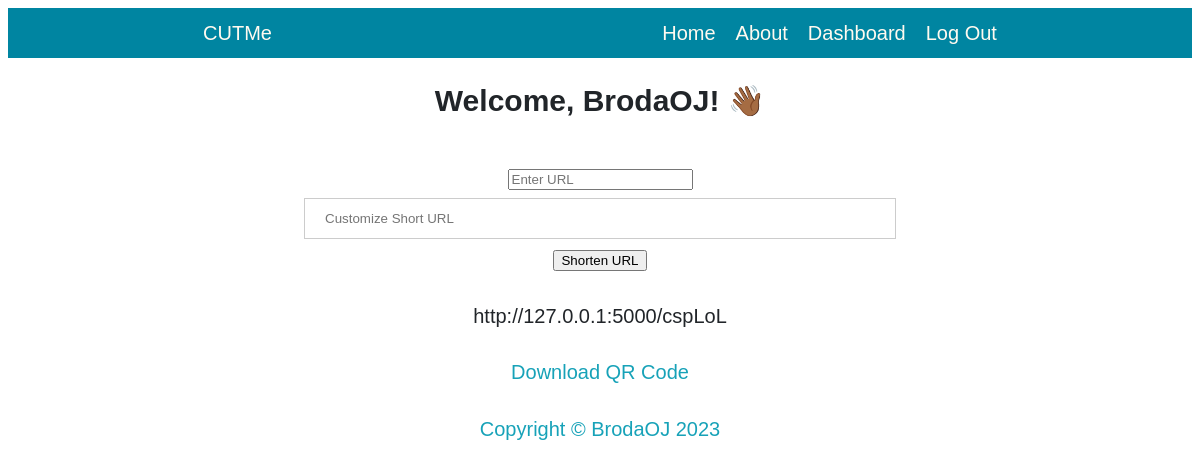
Before: / (signed in) with the older database file.
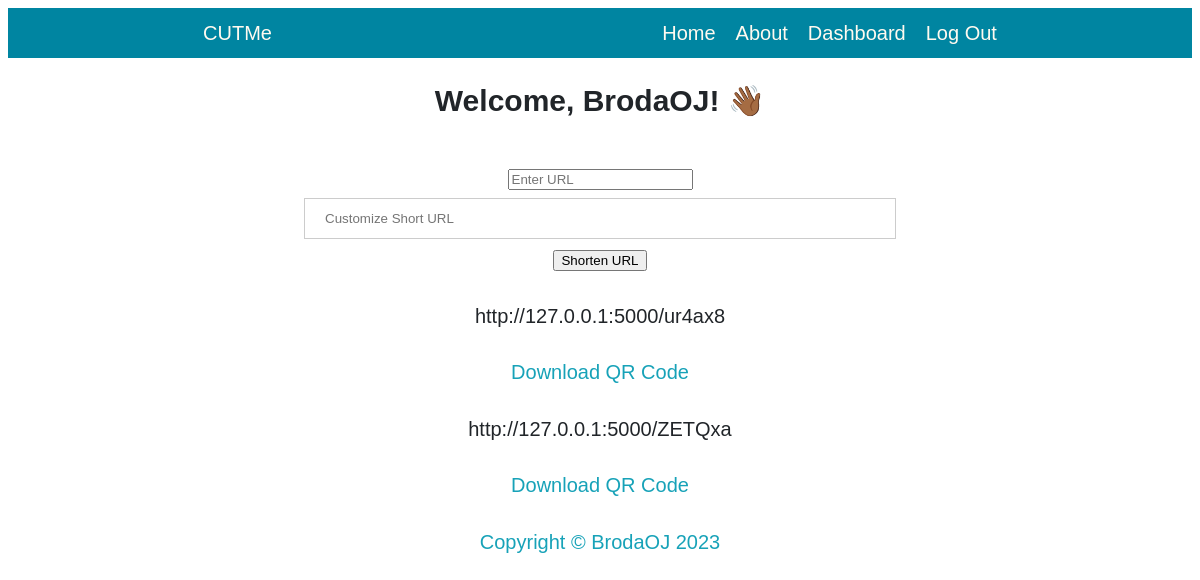
After: the same page with the newer database file.
### app.py (models this page shows, shortened)
class User(db.Model, UserMixin):
    __tablename__ = 'users'
    id = db.Column(db.Integer, primary_key=True)
    username = db.Column(db.String(50), unique=True, nullable=False)
    password = db.Column(db.String(100), nullable=False)
    created_urls = db.relationship('URL', backref='created_by', foreign_keys='URL.user_id')

class URL(db.Model):
    __tablename__ = 'urls'
    id = db.Column(db.Integer, primary_key=True)
    short_code = db.Column(db.String(6), unique=True, nullable=False)
    long_url = db.Column(db.String)
    short_url = db.Column(db.String)
    custom_short_url = db.Column(db.String)  # Add custom_short_url attribute
    user_id = db.Column(db.Integer, db.ForeignKey('users.id'))
    created_at = db.Column(db.DateTime, default=datetime.utcnow)
    clicks = db.relationship('Analytics', backref='url', lazy='dynamic')

### app.py (the view)
@app.route('/')
@login_required
def index():
    user = current_user
    urls = user.created_urls
    return render_template('index.html', user=user, urls=urls)

### app.py (called while the page is built)
@login_manager.user_loader
def load_user(user_id):
    return User.query.get(int(user_id))

### templates/index.html (shortened to what this page needs)
{% extends 'layout.html' %}
{% block content %}
{% if current_user.is_authenticated %}
<h2>Welcome, {{ current_user.username }}! <span class="wave">👋🏾</span></h2>
<br>
<form method="POST" action="/shorten">
    <input type="url" name="url" placeholder="Enter URL" required>
    <input type="text" name="custom_short_url" placeholder="Customize Short URL">
    <button type="submit">Shorten URL</button>
  </form>
  {% for url in urls %}
    <p>{{ url.short_url }}</p>
    <a href="/qr/{{ url.short_code }}">Download QR Code</a>
  {% endfor %}
  {% endif %}
  {% endblock content %}

### templates/layout.html (shortened to what this page needs)
<!DOCTYPE html>
<html lang="en">
  <head>
    <link
      rel="stylesheet"
      href="{{url_for('static',filename= 'css/style.css')}}"
    />
  </head>
  <body>
    <header>
      <div class="Blog_tittle">
        <a href="{{url_for('index')}}">CUTMe</a>
      </div>
      <div class="navs">
        {% if current_user.is_authenticated %}
        <a href="{{url_for('index')}}">Home</a>
        <a href="{{url_for('about')}}">About</a>
        <a href="{{url_for('dashboard')}}">Dashboard</a>
        <a href="{{url_for('logout')}}">Log Out</a>
        {% else %}
        <a href="{{url_for('index')}}">Home</a>
        <a href="{{url_for('about')}}">About</a>
        <a href="{{url_for('register')}}">Sign Up</a>
        <a href="{{url_for('login')}}">Log In</a>
        {% endif %}
      </div>
    </header>
    <main class="container">{% block content %}{% endblock content %}</main>
      <p class="footer">
        <a href="#"
          >Copyright © BrodaOJ <script>document.write(new Date().getFullYear());</script> </a>
      </p>
  </body>
</html>

### static/css/style.css (style rules this page uses)
* { font-family: Arial, Helvetica, sans-serif; box-sizing: border-box; }
body { font-size:20px; color:#212529; text-align: center; font-family:Lora,'Times New Roman',serif, }
header { display: flex; flex-flow: row wrap; justify-content: space-between; margin-bottom: 20px; background-color: #0085a1; min-height: 50px; max-height: auto; }
header > * { flex: 1 1 auto; }
header a { margin: 10px; color: floralwhite; text-decoration: none; white-space: nowrap; }
a { text-decoration: none; color: #17a2b8; }
.navs, .Blog_tittle { display: flex; flex-wrap: wrap; align-content: center; justify-content: center; }
.container { width: 50%; margin: auto; }
input[type=text], input[type=password] { width: 100%; padding: 12px 20px; margin: 8px 0; display: inline-block; border: 1px solid #ccc; box-sizing: border-box; }
p { line-height:1.5;margin:30px 0 }

Changed rows visible on the page:
removed URL: short_url "http://127.0.0.1:5000/cspLoL"
added URL: short_url "http://127.0.0.1:5000/ur4ax8"
added URL: short_url "http://127.0.0.1:5000/ZETQxa"
